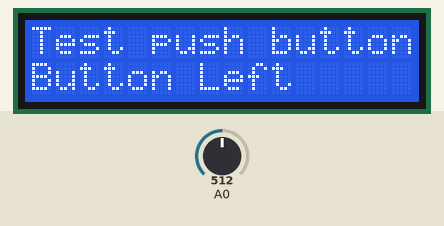
The sketch below on a simulated Arduino Uno, built with avr-gcc and run on an emulated ATmega328P. Parts: 16×2 character LCD. The test bench sets the inputs (shaded band); at power-on: A0 = 512.

Above: at 1.2 s.
1.3 s: A0 set to 398
2.8 s: A0 set to 371
At 4.0 s:
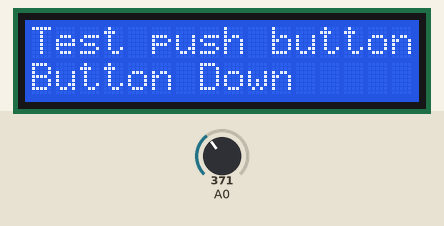
4.3 s: A0 set to 213
5.8 s: A0 set to 185
At 6.3 s:
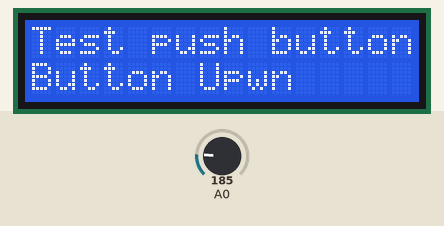
7.3 s: A0 set to 53
8.8 s: A0 set to 43
At 9.8 s:
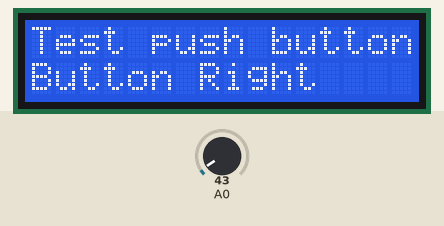
Timing chart, 0 to 11.3 s (numbered marks = the images above; inputs shaded):
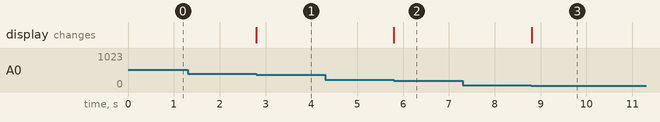

Measured:
- the behaviour switches between 380 and 379 on A0 (found by bisection; images 0 and 1)
- the behaviour switches between 195 and 194 on A0 (found by bisection; images 1 and 2)
- the behaviour switches between 50 and 49 on A0 (found by bisection; images 2 and 3)
- after the input at 1.3 s, every drawn part: stays the same
- after the input at 2.8 s, the display: changes at once (image 1)
- after the input at 4.3 s, every drawn part: stays the same
- after the input at 5.8 s, the display: changes at once (image 2)
- after the input at 7.3 s, every drawn part: stays the same
- after the input at 8.8 s, the display: changes at once (image 3)

The sketch:

test.ino
```cpp
//The code:
#include <LiquidCrystal.h>
LiquidCrystal lcd(8, 9, 4, 5, 6, 7);
int readkey;
void setup() {
  lcd.begin(16, 2);
  lcd.setCursor(0,0);
  lcd.print("Test push button..");
}
void loop() {
  lcd.setCursor(0, 1);
//  lcd.print("It doesn't?");
  readkey=analogRead(0);
  if (readkey<50) {
  // lcd.clear();
  lcd.print("Button Right");
  }
  else if(readkey<195) {
    // lcd.clear();
    lcd.print("Button Up");
  }
  else if(readkey<380) {
    // lcd.clear();
    lcd.print("Button Down");
  }
  else if(readkey<790) {
    // lcd.clear();
    lcd.print("Button Left");
  }
}
```
